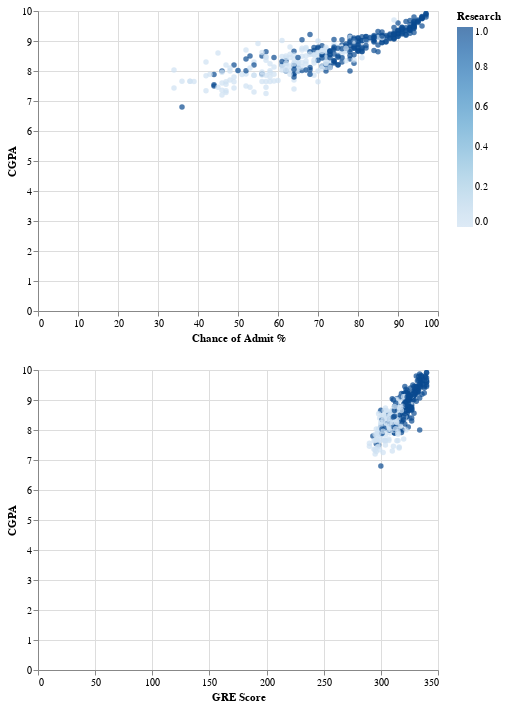

Notebook code cell kept with this figure:
### Code cell
chart = alt.Chart(ap).mark_circle().encode(
y='CGPA',
color='Research',
tooltip = ['GRE Score', 'TOEFL Score']
).interactive()
chart1 = chart.encode(x='Chance of Admit %')
chart2 = chart.encode(x='GRE Score')
alt.vconcat(chart1, chart2)

#trying out implementation of interactivity in 2 charts

### Figure 1 — Vega-Lite specification as saved in the notebook (floating-point values rounded to 4 significant figures; data arrays with more than 128 entries replaced by an {"elided": "..."} marker saying what was removed)
{"config": {"view": {"continuousWidth": 400, "continuousHeight": 300}}, "vconcat": [{"mark": "circle", "encoding": {"color": {"field": "Research", "type": "quantitative"}, "tooltip": [{"field": "GRE Score", "type": "quantitative"}, {"field": "TOEFL Score", "type": "quantitative"}], "x": {"field": "Chance of Admit %", "type": "quantitative"}, "y": {"field": "CGPA", "type": "quantitative"}}, "selection": {"selector003": {"type": "interval", "bind": "scales", "encodings": ["x", "y"]}}}, {"mark": "circle", "encoding": {"color": {"field": "Research", "type": "quantitative"}, "tooltip": [{"field": "GRE Score", "type": "quantitative"}, {"field": "TOEFL Score", "type": "quantitative"}], "x": {"field": "GRE Score", "type": "quantitative"}, "y": {"field": "CGPA", "type": "quantitative"}}, "selection": {"selector003": {"type": "interval", "bind": "scales", "encodings": ["x", "y"]}}}], "data": {"name": "data-a4a56931fa63a38acddd3a78762805e0"}, "$schema": "https://vega.github.io/schema/vega-lite/v4.17.0.json", "datasets": {"data-a4a56931fa63a38acddd3a78762805e0": {"elided": "400 records"}}}
